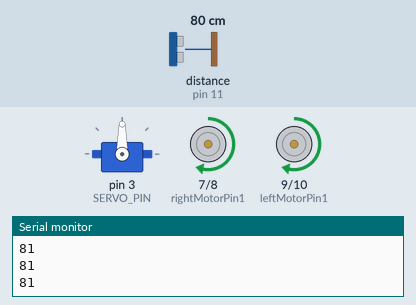
Recording of a sketch running on a simulated Arduino Uno, built with avr-gcc and run on an emulated ATmega328P. On the bench: servo, motor-driver pin pairs drawn as motors (green arrow = first pin HIGH = forward, orange = second pin HIGH = backward, longer = more drive, scaled by the enable pin), the last lines printed to the serial monitor. Inputs (shaded band) come from the test bench; at power-on: distance to the obstacle (sensor on pin 11) 80 cm. The echo pulse lasts 58.3 µs per cm.

Above: at 1.2 s.
1.3 s: distance to the obstacle (sensor on pin 11) set to 31 cm
2.8 s: distance to the obstacle (sensor on pin 11) set to 27 cm
At 3.75 s:
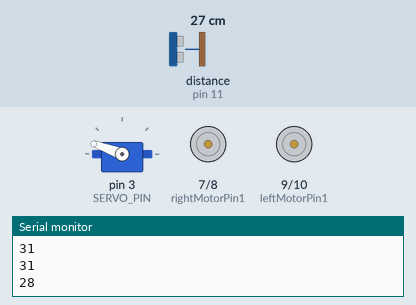
5.8 s: distance to the obstacle (sensor on pin 11) set to 7 cm
8.8 s: distance to the obstacle (sensor on pin 11) set to 4 cm
At 9.7 s:
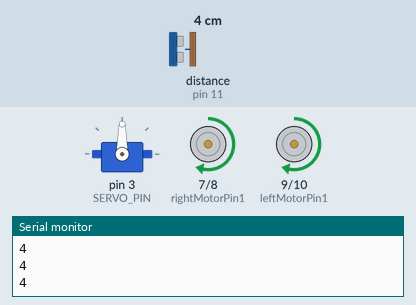
10.3 s: distance to the obstacle (sensor on pin 11) set to 9 cm
At 11.7 s:
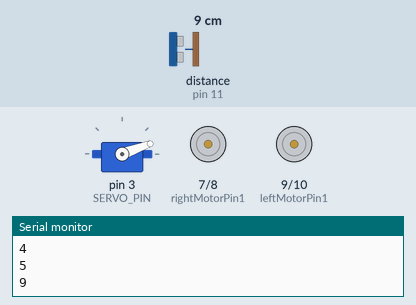
Timing chart, 0 to 14.3 s (numbered marks = the images above; inputs shaded):
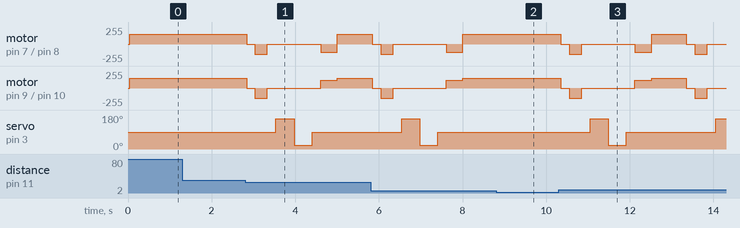

Measured:
- the behaviour switches between 30 and 29 cm on distance to the obstacle (sensor on pin 11) (found by bisection; images 0 and 1)
- the behaviour switches between 6 and 5 cm on distance to the obstacle (sensor on pin 11) (found by bisection; images 1 and 2)
- after the input at 8.8 s, motor on pin 7 (rightMotorPin1) / pin 8 (rightMotorPin2), motor on pin 9 (leftMotorPin1) / pin 10 (leftMotorPin2): stays forward 150/255 (without the input it goes to stopped after 0.04 s); servo on pin 3 (SERVO_PIN): stays 90° (without the input it goes to 160° after 0.74 s)

The sketch:

sketch_robot.ino
```cpp
#include <Servo.h>
#include <NewPing.h>

#define SERVO_PIN 3
#define TRIG 12
#define ECHO 11

#define MAX_SPEED 150
#define TURN_SPEED 120
#define DISTANCE_TO_CHECK 30

// Motores
int enableRightMotor = 5;
int rightMotorPin1 = 7;
int rightMotorPin2 = 8;

int enableLeftMotor = 6;
int leftMotorPin1 = 9;
int leftMotorPin2 = 10;

NewPing sensor(TRIG, ECHO, 400);
Servo servo;

// 🔧 función para lectura estable
int getDistance() {
  int sum = 0;
  for (int i = 0; i < 3; i++) {
    int d = sensor.ping_cm();
    if (d == 0) d = 999;
    sum += d;
    delay(10);
  }
  return sum / 3;
}

void setup() {
  pinMode(enableRightMotor, OUTPUT);
  pinMode(rightMotorPin1, OUTPUT);
  pinMode(rightMotorPin2, OUTPUT);

  pinMode(enableLeftMotor, OUTPUT);
  pinMode(leftMotorPin1, OUTPUT);
  pinMode(leftMotorPin2, OUTPUT);

  servo.attach(SERVO_PIN);
  servo.write(90);

  Serial.begin(9600);
}

void loop() {
  int distance = getDistance();
  Serial.println(distance);

  // 🚀 SI NO hay obstáculo → avanzar

  if (distance <= 5 || distance >= DISTANCE_TO_CHECK) {
    rotateMotor(MAX_SPEED, MAX_SPEED);
  }
  // 🚧 SI hay obstáculo → esquivar
  else {

    rotateMotor(0, 0);
    delay(200);

    // retroceder
    rotateMotor(-TURN_SPEED, -TURN_SPEED);
    delay(300);

    rotateMotor(0, 0);
    delay(200);

    // mirar izquierda
    servo.write(160);
    delay(400);
    int left = getDistance();

    // mirar derecha
    servo.write(20);
    delay(400);
    int right = getDistance();

    servo.write(90);
    delay(200);

    // decidir giro
    if (left > right) {
      rotateMotor(TURN_SPEED, -TURN_SPEED);
    } else {
      rotateMotor(-TURN_SPEED, TURN_SPEED);
    }

    delay(400);

    // avanzar después de esquivar
    rotateMotor(MAX_SPEED, MAX_SPEED);
    delay(800);
  }
}

// 🔧 control motores
void rotateMotor(int rightSpeed, int leftSpeed) {

  // derecha
  if (rightSpeed < 0) {
    digitalWrite(rightMotorPin1, LOW);
    digitalWrite(rightMotorPin2, HIGH);
  } else {
    digitalWrite(rightMotorPin1, HIGH);
    digitalWrite(rightMotorPin2, LOW);
  }

  // izquierda
  if (leftSpeed < 0) {
    digitalWrite(leftMotorPin1, LOW);
    digitalWrite(leftMotorPin2, HIGH);
  } else {
    digitalWrite(leftMotorPin1, HIGH);
    digitalWrite(leftMotorPin2, LOW);
  }

  analogWrite(enableRightMotor, abs(rightSpeed));
  analogWrite(enableLeftMotor, abs(leftSpeed));
}
```
